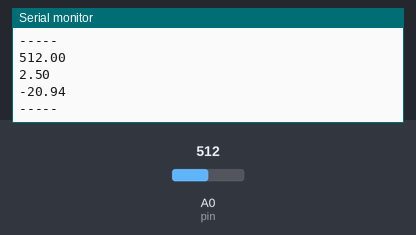
This sketch was run on a simulated Arduino Uno, built with avr-gcc and run on an emulated ATmega328P. On the bench: the last lines printed to the serial monitor. The test bench sets the inputs (shaded band); at power-on: A0 (pin) = 512.

Above: at 5.8 s.
5.9 s: A0 (pin) set to 716
At 11.2 s:
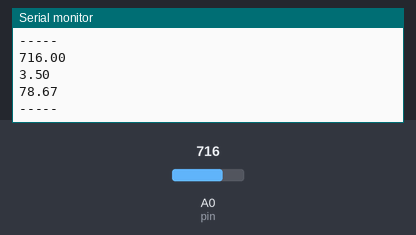
11.9 s: A0 (pin) set to 900
At 16.2 s:
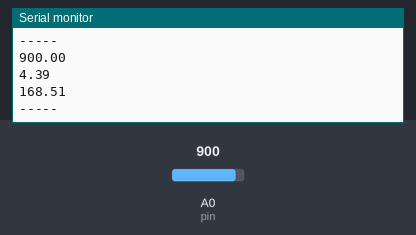
Timing chart, 0 to 17.7 s (numbered marks = the images above; inputs shaded):
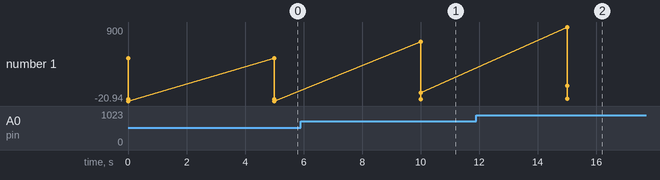

Measured:
- after the input at 5.9 s, the serial monitor: prints a new line after 4.1 s (image 1)
- after the input at 11.9 s, the serial monitor: prints a new line after 3.1 s (image 2)
- plotted number 1: -20.94 → 78.67 after the input at 5.9 s, 78.67 → 168.51 after the input at 11.9 s

The sketch:

lm335.ino
```cpp
void setup()
{
  Serial.begin(38400);
}

void loop()
{
  float initial_volts = 5.00;
  int pin = 0;
  float correction_coeficient = 2.2;

  float raw_val = (float) analogRead(pin);
  float volts = initial_volts * raw_val / 1024;
  float celcius = volts / 0.01 - 273.14;

  Serial.println(raw_val);
  Serial.println(volts);
  Serial.println(celcius + correction_coeficient);
  Serial.println("-----");

  delay(5000);
}
```
